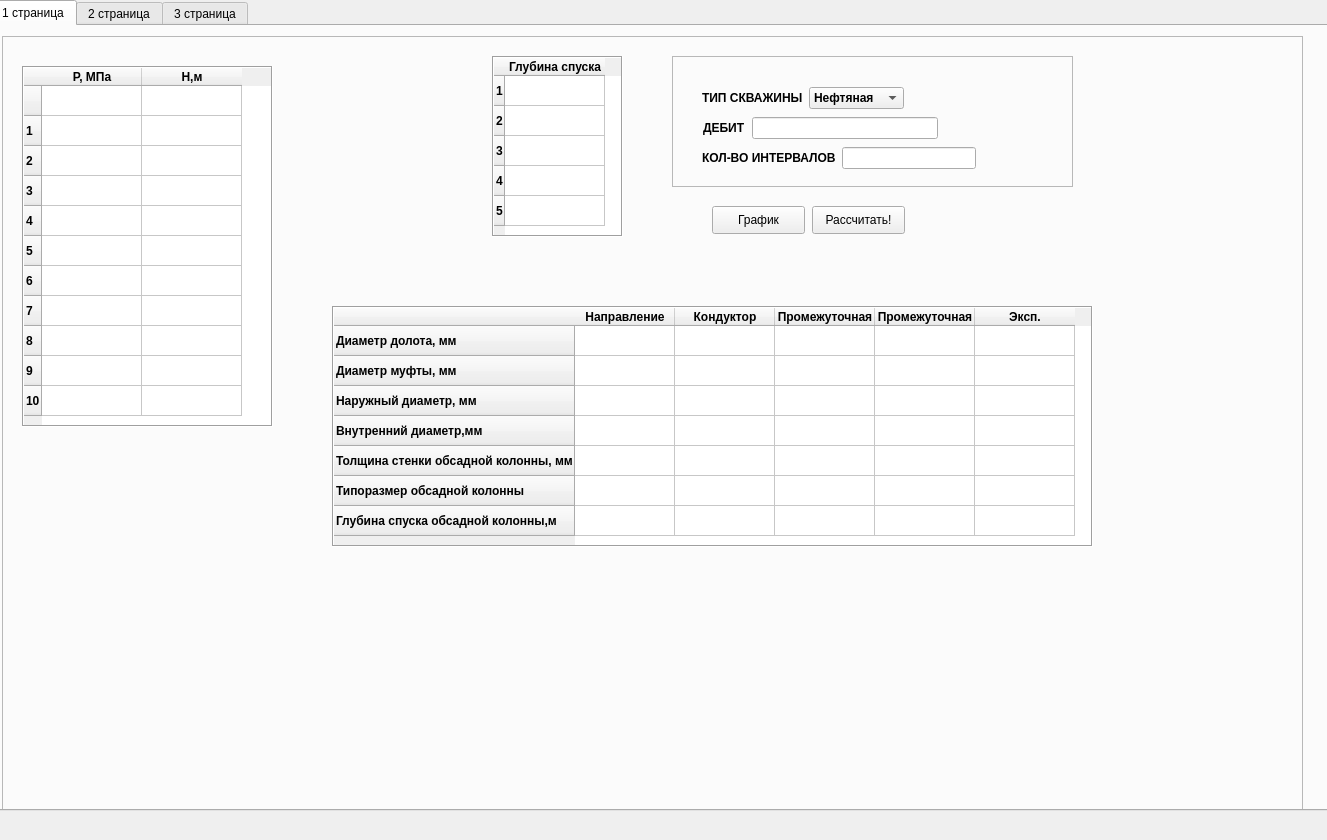
<?xml version="1.0" encoding="UTF-8"?>
<ui version="4.0">
 <class>MainWindow</class>
 <widget class="QMainWindow" name="MainWindow">
  <property name="geometry">
   <rect>
    <x>0</x>
    <y>0</y>
    <width>1327</width>
    <height>840</height>
   </rect>
  </property>
  <property name="windowTitle">
   <string>MainWindow</string>
  </property>
  <widget class="QWidget" name="centralwidget">
   <widget class="QTabWidget" name="tabWidget">
    <property name="geometry">
     <rect>
      <x>-10</x>
      <y>0</y>
      <width>1341</width>
      <height>811</height>
     </rect>
    </property>
    <property name="currentIndex">
     <number>0</number>
    </property>
    <widget class="QWidget" name="tab">
     <attribute name="title">
      <string>1 страница</string>
     </attribute>
     <widget class="QFrame" name="frame_2">
      <property name="geometry">
       <rect>
        <x>10</x>
        <y>10</y>
        <width>1301</width>
        <height>791</height>
       </rect>
      </property>
      <property name="frameShape">
       <enum>QFrame::StyledPanel</enum>
      </property>
      <property name="frameShadow">
       <enum>QFrame::Raised</enum>
      </property>
      <widget class="QTableWidget" name="tableWidget">
       <property name="geometry">
        <rect>
         <x>20</x>
         <y>30</y>
         <width>251</width>
         <height>361</height>
        </rect>
       </property>
       <property name="font">
        <font>
         <weight>75</weight>
         <bold>true</bold>
        </font>
       </property>
       <property name="frameShape">
        <enum>QFrame::Box</enum>
       </property>
       <property name="frameShadow">
        <enum>QFrame::Sunken</enum>
       </property>
       <row>
        <property name="text">
         <string/>
        </property>
       </row>
       <row>
        <property name="text">
         <string>1</string>
        </property>
       </row>
       <row>
        <property name="text">
         <string>2</string>
        </property>
       </row>
       <row>
        <property name="text">
         <string>3</string>
        </property>
       </row>
       <row>
        <property name="text">
         <string>4</string>
        </property>
       </row>
       <row>
        <property name="text">
         <string>5</string>
        </property>
       </row>
       <row>
        <property name="text">
         <string>6</string>
        </property>
       </row>
       <row>
        <property name="text">
         <string>7</string>
        </property>
       </row>
       <row>
        <property name="text">
         <string>8</string>
        </property>
       </row>
       <row>
        <property name="text">
         <string>9</string>
        </property>
       </row>
       <row>
        <property name="text">
         <string>10</string>
        </property>
       </row>
       <column>
        <property name="text">
         <string>P, МПа</string>
        </property>
       </column>
       <column>
        <property name="text">
         <string>H,м</string>
        </property>
       </column>
      </widget>
      <widget class="QTableWidget" name="tableWidget_3">
       <property name="geometry">
        <rect>
         <x>490</x>
         <y>20</y>
         <width>131</width>
         <height>181</height>
        </rect>
       </property>
       <property name="font">
        <font>
         <weight>75</weight>
         <bold>true</bold>
        </font>
       </property>
       <property name="frameShape">
        <enum>QFrame::Box</enum>
       </property>
       <row>
        <property name="text">
         <string>1</string>
        </property>
       </row>
       <row>
        <property name="text">
         <string>2</string>
        </property>
       </row>
       <row>
        <property name="text">
         <string>3</string>
        </property>
       </row>
       <row>
        <property name="text">
         <string>4</string>
        </property>
       </row>
       <row>
        <property name="text">
         <string>5</string>
        </property>
       </row>
       <column>
        <property name="text">
         <string>Глубина спуска</string>
        </property>
       </column>
      </widget>
      <widget class="QTableWidget" name="tableWidget_2">
       <property name="geometry">
        <rect>
         <x>330</x>
         <y>270</y>
         <width>761</width>
         <height>241</height>
        </rect>
       </property>
       <property name="font">
        <font>
         <weight>75</weight>
         <bold>true</bold>
        </font>
       </property>
       <property name="frameShape">
        <enum>QFrame::Box</enum>
       </property>
       <row>
        <property name="text">
         <string>Диаметр долота, мм</string>
        </property>
       </row>
       <row>
        <property name="text">
         <string>Диаметр муфты, мм</string>
        </property>
       </row>
       <row>
        <property name="text">
         <string>Наружный диаметр, мм</string>
        </property>
       </row>
       <row>
        <property name="text">
         <string>Внутренний диаметр,мм</string>
        </property>
       </row>
       <row>
        <property name="text">
         <string>Толщина стенки обсадной колонны, мм</string>
        </property>
       </row>
       <row>
        <property name="text">
         <string>Типоразмер обсадной колонны</string>
        </property>
       </row>
       <row>
        <property name="text">
         <string>Глубина спуска обсадной колонны,м</string>
        </property>
       </row>
       <column>
        <property name="text">
         <string>Направление</string>
        </property>
       </column>
       <column>
        <property name="text">
         <string>Кондуктор</string>
        </property>
       </column>
       <column>
        <property name="text">
         <string>Промежуточная</string>
        </property>
       </column>
       <column>
        <property name="text">
         <string>Промежуточная</string>
        </property>
       </column>
       <column>
        <property name="text">
         <string>Эксп.</string>
        </property>
       </column>
      </widget>
      <widget class="QPushButton" name="pushButton_3">
       <property name="geometry">
        <rect>
         <x>810</x>
         <y>170</y>
         <width>93</width>
         <height>28</height>
        </rect>
       </property>
       <property name="text">
        <string>Рассчитать!</string>
       </property>
      </widget>
     </widget>
     <widget class="QPushButton" name="pushButton_2">
      <property name="geometry">
       <rect>
        <x>720</x>
        <y>180</y>
        <width>93</width>
        <height>28</height>
       </rect>
      </property>
      <property name="text">
       <string>График</string>
      </property>
     </widget>
     <widget class="QFrame" name="frame_3">
      <property name="geometry">
       <rect>
        <x>680</x>
        <y>30</y>
        <width>401</width>
        <height>131</height>
       </rect>
      </property>
      <property name="frameShape">
       <enum>QFrame::StyledPanel</enum>
      </property>
      <property name="frameShadow">
       <enum>QFrame::Raised</enum>
      </property>
      <widget class="QWidget" name="layoutWidget">
       <property name="geometry">
        <rect>
         <x>30</x>
         <y>30</y>
         <width>202</width>
         <height>24</height>
        </rect>
       </property>
       <layout class="QHBoxLayout" name="horizontalLayout">
        <item>
         <widget class="QLabel" name="label">
          <property name="font">
           <font>
            <weight>75</weight>
            <bold>true</bold>
           </font>
          </property>
          <property name="text">
           <string>ТИП СКВАЖИНЫ</string>
          </property>
         </widget>
        </item>
        <item>
         <widget class="QComboBox" name="comboBox">
          <property name="font">
           <font>
            <weight>75</weight>
            <bold>true</bold>
           </font>
          </property>
          <item>
           <property name="text">
            <string>Нефтяная</string>
           </property>
          </item>
          <item>
           <property name="text">
            <string>Газовая</string>
           </property>
          </item>
         </widget>
        </item>
       </layout>
      </widget>
      <widget class="QWidget" name="layoutWidget_5">
       <property name="geometry">
        <rect>
         <x>30</x>
         <y>90</y>
         <width>274</width>
         <height>24</height>
        </rect>
       </property>
       <layout class="QHBoxLayout" name="horizontalLayout_4">
        <item>
         <widget class="QLabel" name="label_3">
          <property name="font">
           <font>
            <weight>75</weight>
            <bold>true</bold>
           </font>
          </property>
          <property name="text">
           <string>КОЛ-ВО ИНТЕРВАЛОВ</string>
          </property>
         </widget>
        </item>
        <item>
         <widget class="QLineEdit" name="lineEdit_2"/>
        </item>
       </layout>
      </widget>
      <widget class="QWidget" name="layoutWidget_6">
       <property name="geometry">
        <rect>
         <x>31</x>
         <y>60</y>
         <width>248</width>
         <height>24</height>
        </rect>
       </property>
       <layout class="QHBoxLayout" name="horizontalLayout_2">
        <item>
         <widget class="QLabel" name="label_2">
          <property name="font">
           <font>
            <weight>75</weight>
            <bold>true</bold>
           </font>
          </property>
          <property name="text">
           <string>ДЕБИТ</string>
          </property>
         </widget>
        </item>
        <item>
         <widget class="QLineEdit" name="lineEdit"/>
        </item>
        <item>
         <widget class="QLabel" name="label_4">
          <property name="text">
           <string>  </string>
          </property>
         </widget>
        </item>
       </layout>
      </widget>
     </widget>
    </widget>
    <widget class="QWidget" name="tab_2">
     <attribute name="title">
      <string>2 страница</string>
     </attribute>
     <layout class="QHBoxLayout" name="horizontalLayout_3">
      <item>
       <widget class="QFrame" name="frame">
        <property name="frameShape">
         <enum>QFrame::StyledPanel</enum>
        </property>
        <property name="frameShadow">
         <enum>QFrame::Raised</enum>
        </property>
       </widget>
      </item>
     </layout>
    </widget>
    <widget class="QWidget" name="tab_3">
     <attribute name="title">
      <string>3 страница</string>
     </attribute>
     <widget class="QFrame" name="frame_4">
      <property name="geometry">
       <rect>
        <x>20</x>
        <y>40</y>
        <width>1021</width>
        <height>651</height>
       </rect>
      </property>
      <property name="sizePolicy">
       <sizepolicy hsizetype="Maximum" vsizetype="Maximum">
        <horstretch>0</horstretch>
        <verstretch>0</verstretch>
       </sizepolicy>
      </property>
      <property name="tabletTracking">
       <bool>false</bool>
      </property>
      <property name="frameShape">
       <enum>QFrame::StyledPanel</enum>
      </property>
      <property name="frameShadow">
       <enum>QFrame::Raised</enum>
      </property>
     </widget>
    </widget>
   </widget>
   <widget class="QWidget" name="">
    <property name="geometry">
     <rect>
      <x>0</x>
      <y>0</y>
      <width>2</width>
      <height>2</height>
     </rect>
    </property>
    <layout class="QHBoxLayout" name="horizontalLayout_5"/>
   </widget>
   <widget class="QWidget" name="">
    <property name="geometry">
     <rect>
      <x>0</x>
      <y>0</y>
      <width>2</width>
      <height>2</height>
     </rect>
    </property>
    <layout class="QHBoxLayout" name="horizontalLayout_6"/>
   </widget>
   <widget class="QSplitter" name="splitter">
    <property name="geometry">
     <rect>
      <x>0</x>
      <y>0</y>
      <width>0</width>
      <height>0</height>
     </rect>
    </property>
    <property name="orientation">
     <enum>Qt::Horizontal</enum>
    </property>
   </widget>
  </widget>
 </widget>
 <resources/>
 <connections/>
</ui>
